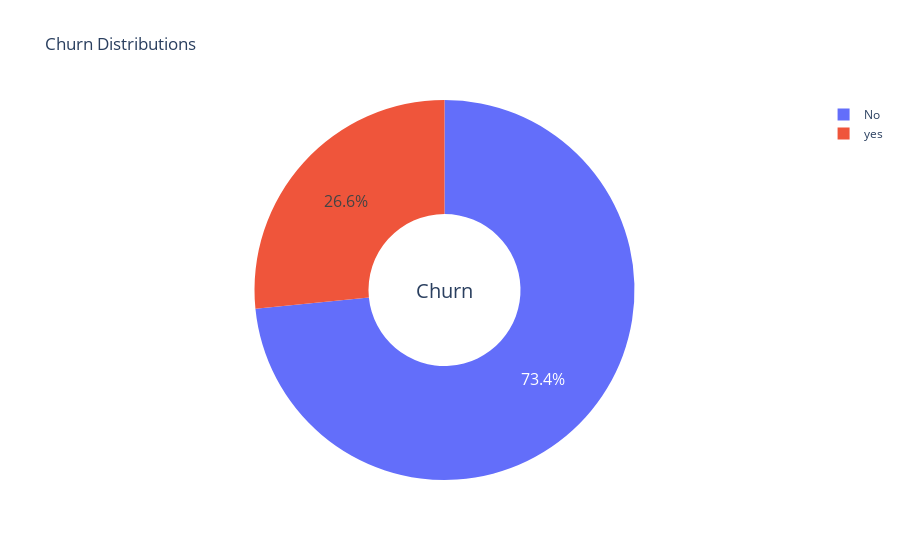

The notebook cell saved with this chart:
### Markdown cell above
### Exploratory Data Analysis

### Code cell
type_ = ["No", "yes"]

fig = make_subplots(rows=1, cols=1)

fig.add_trace(go.Pie(labels=type_, values=data['Churn'].value_counts(), name="Churn"))

# Use `hole` to create a donut-like pie chart
fig.update_traces(hole=.4, hoverinfo="label+percent+name", textfont_size=16)

fig.update_layout(
    title_text="Churn Distributions",
    # Add annotations in the center of the donut pies.
    annotations=[dict(text='Churn', x=0.5, y=0.5, font_size=20, showarrow=False)])

fig.show()

### Figure 1 — Plotly figure (JSON) as saved in the notebook; plotly's stock layout.template omitted (floating-point values rounded to 4 significant figures)
{"data": [{"hole": 0.4, "hoverinfo": "label+percent+name", "labels": ["No", "yes"], "name": "Churn", "textfont": {"size": 16}, "type": "pie", "values": [5163, 1869]}], "layout": {"annotations": [{"font": {"size": 20}, "showarrow": false, "text": "Churn", "x": 0.5, "y": 0.5}], "title": {"text": "Churn Distributions"}, "xaxis": {"anchor": "y", "domain": [0, 1]}, "yaxis": {"anchor": "x", "domain": [0, 1]}}}
